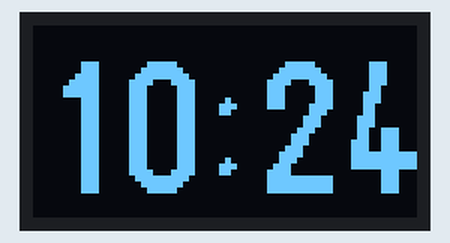
This sketch was run on a simulated ESP32. Parts: 64×32 one-colour display. WiFi joins after 1.5 s; servers stay silent unless stated; network time is answered at once with the bench clock; the local clock reads 2024-03-15 10:24:30 at power-on unless the sketch sets it.

Above: at 1.6 s.
At 30.1 s:
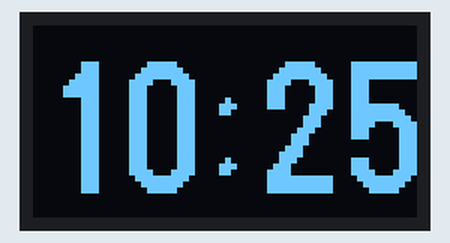
At 90.1 s:
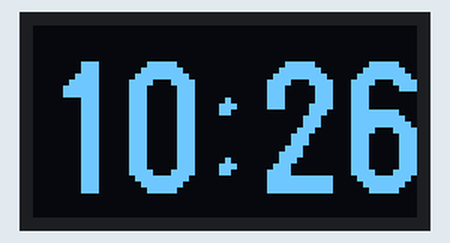

The sketch:

ntpClock.ino
```cpp
#include <WiFi.h>
#include <WiFiUdp.h>
#include <NTPClient.h>
#include <Arduino.h>
#include <U8g2lib.h>
#include <Wire.h>
#include <TimeLib.h>
#include <ESPmDNS.h>
#define SDA_PIN 36
#define SCL_PIN 35
unsigned long previousMillis = 0; // will store last time the display was updated
const long interval = 500; // interval at which to refresh the display (milliseconds)

const char* ssid = "SSID";
const char* password = "PASSWORD";

WiFiUDP ntpUDP;
NTPClient timeClient(ntpUDP, "pool.ntp.org", -14400, 60000);

char Time[] = "00:00";  // Array now only for hour and minute
byte last_second, second_, minute_, hour_;
U8G2_SSD1306_64X32_1F_F_HW_I2C u8g2(U8G2_R0, /* reset=*/ U8X8_PIN_NONE);

void u8g2_prepare(void) {
  u8g2.setFont(u8g2_font_logisoso22_tf);  // Large, readable font that fits two digits well
  u8g2.setFontRefHeightExtendedText();
  u8g2.setDrawColor(1);
  u8g2.setFontPosTop();
  u8g2.setFontDirection(0);
}

void setup(void) {
  Wire.begin(SDA_PIN, SCL_PIN);
  u8g2.begin();
  WiFi.mode(WIFI_STA);
  WiFi.begin(ssid, password);
  while (WiFi.status() != WL_CONNECTED) {
    delay(500);
  }
  timeClient.begin();
}

void loop(void) {
  unsigned long currentMillis = millis();

  if (currentMillis - previousMillis >= interval) {
    previousMillis = currentMillis; // Save the last time you updated the display

  timeClient.update();
  unsigned long unix_epoch = timeClient.getEpochTime();
  second_ = second(unix_epoch);
  if (last_second != second_) {
    minute_ = minute(unix_epoch);
    hour_ = hour(unix_epoch);
    if (hour_ >= 0 && hour_ < 7) {
    u8g2.setContrast(1);  // Dim the display for night time
  } else {
    u8g2.setContrast(255);  // Full brightness during the day
  }
    if (hour_ == 0) {
      hour_ = 12;  // Adjust if you prefer 12-hour format without AM/PM
    } else if (hour_ > 12) {
      hour_ -= 12;  // Adjust if you prefer 12-hour format without AM/PM
    }

    Time[4] = minute_ % 10 + 48;  // Update time string
    Time[3] = minute_ / 10 + 48;
    Time[1] = hour_ % 10 + 48;
    Time[0] = hour_ / 10 + 48;

    last_second = second_;
    u8g2.clearBuffer();
    u8g2_prepare();
    u8g2.drawStr(0, 5, Time);  // Centered hour and minute
    u8g2.sendBuffer();
    }
  }
}
```

Measured:
- what the display in image 0 shows lasts 28.5 s, from 1.6 s to 30.1 s
- what the display in image 1 shows lasts 60.0 s, from 30.1 s to 90.1 s
